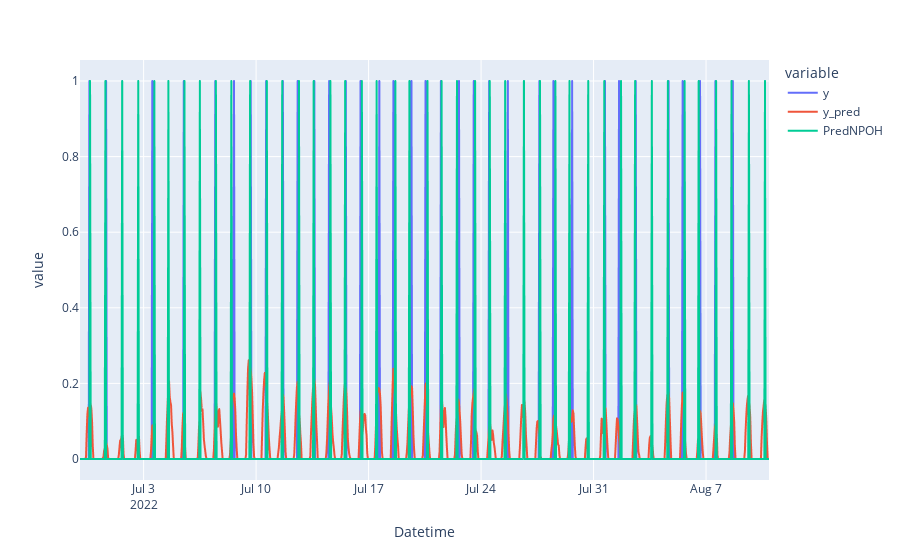

The notebook cell saved with this chart:
### Markdown cell above
'y' in this graph will be "shift_steps" off from the real data set, but y, y_pred, and PredNPOH should be accurate relative to each other

### Code cell
df_valid[['y','y_pred','PredNPOH']].plot()

### Figure 1 — Plotly figure (JSON) as saved in the notebook; plotly's stock layout.template omitted (floating-point values rounded to 4 significant figures; data arrays with more than 128 entries replaced by an {"elided": "..."} marker saying what was removed)
{"data": [{"hovertemplate": "variable=y<br>Datetime=%{x}<br>value=%{y}<extra></extra>", "legendgroup": "y", "line": {"color": "#636efa", "dash": "solid"}, "marker": {"symbol": "circle"}, "mode": "lines", "name": "y", "showlegend": true, "type": "scattergl", "x": {"elided": "1030 str values"}, "xaxis": "x", "y": {"elided": "1030 int values"}, "yaxis": "y"}, {"hovertemplate": "variable=y_pred<br>Datetime=%{x}<br>value=%{y}<extra></extra>", "legendgroup": "y_pred", "line": {"color": "#EF553B", "dash": "solid"}, "marker": {"symbol": "circle"}, "mode": "lines", "name": "y_pred", "showlegend": true, "type": "scattergl", "x": {"elided": "1030 str values"}, "xaxis": "x", "y": {"elided": "1030 float values"}, "yaxis": "y"}, {"hovertemplate": "variable=PredNPOH<br>Datetime=%{x}<br>value=%{y}<extra></extra>", "legendgroup": "PredNPOH", "line": {"color": "#00cc96", "dash": "solid"}, "marker": {"symbol": "circle"}, "mode": "lines", "name": "PredNPOH", "showlegend": true, "type": "scattergl", "x": {"elided": "1030 str values"}, "xaxis": "x", "y": {"elided": "1030 int values"}, "yaxis": "y"}], "layout": {"legend": {"title": {"text": "variable"}, "tracegroupgap": 0}, "margin": {"t": 60}, "xaxis": {"anchor": "y", "domain": [0, 1], "title": {"text": "Datetime"}}, "yaxis": {"anchor": "x", "domain": [0, 1], "title": {"text": "value"}}}}
